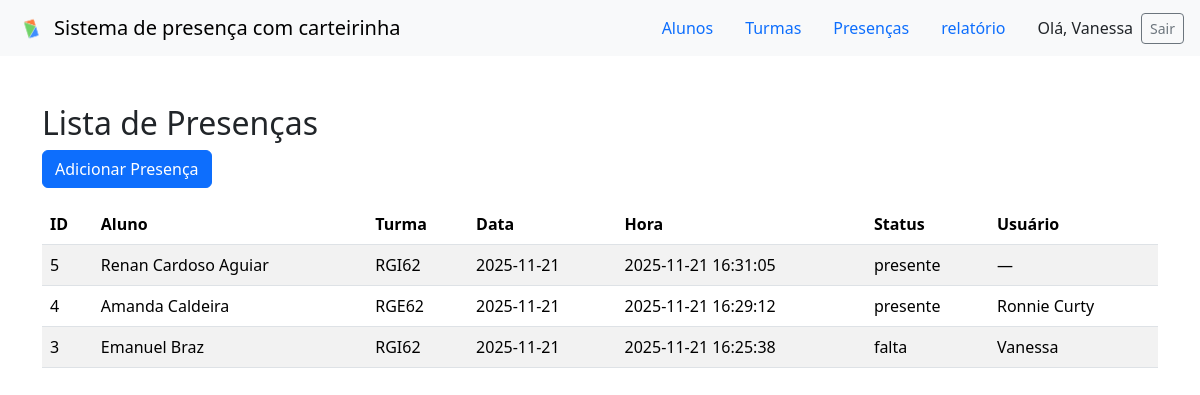
/projeto/cr-presenca_professor/index.php (signed in), run on the app's committed database.
### tables this page shows
CREATE TABLE `presenca` (
  `id_presenca` int unsigned NOT NULL AUTO_INCREMENT,
  `id_aluno` int unsigned NOT NULL,
  `id_turma` int unsigned NOT NULL,
  `data_presenca` date NOT NULL,
  `hora` datetime DEFAULT CURRENT_TIMESTAMP,
  `status` enum('presente','falta','atraso') DEFAULT 'presente',
  `observacao` varchar(255) DEFAULT NULL,
  `id_usuario` int unsigned DEFAULT NULL,
  PRIMARY KEY (`id_presenca`),
  UNIQUE KEY `uq_aluno_data_turma` (`id_aluno`,`data_presenca`,`id_turma`),
  KEY `id_turma` (`id_turma`),
  KEY `id_usuario` (`id_usuario`),
  CONSTRAINT `presenca_ibfk_1` FOREIGN KEY (`id_aluno`) REFERENCES `aluno` (`id_aluno`) ON DELETE CASCADE ON UPDATE CASCADE,
  CONSTRAINT `presenca_ibfk_2` FOREIGN KEY (`id_turma`) REFERENCES `turma` (`id_turma`) ON DELETE CASCADE ON UPDATE CASCADE,
  CONSTRAINT `presenca_ibfk_3` FOREIGN KEY (`id_usuario`) REFERENCES `usuario` (`id_usuario`) ON DELETE SET NULL ON UPDATE CASCADE
);

CREATE TABLE `aluno` (
  `id_aluno` int unsigned NOT NULL AUTO_INCREMENT,
  `nome` varchar(100) NOT NULL,
  `matricula` varchar(20) NOT NULL,
  `cpf` varchar(14) DEFAULT NULL,
  `data_nascimento` date DEFAULT NULL,
  `email` varchar(100) DEFAULT NULL,
  `telefone` varchar(20) DEFAULT NULL,
  `data_cadastro` timestamp NULL DEFAULT CURRENT_TIMESTAMP,
  `id_turma` int NOT NULL,
  PRIMARY KEY (`id_aluno`),
  UNIQUE KEY `matricula` (`matricula`)
);

CREATE TABLE `turma` (
  `id_turma` int unsigned NOT NULL AUTO_INCREMENT,
  `nome_turma` varchar(100) NOT NULL,
  `curso` varchar(100) DEFAULT NULL,
  `turno` enum('manhã','tarde') DEFAULT 'manhã',
  `id_professor` int unsigned DEFAULT NULL,
  `data_inicio` date DEFAULT NULL,
  `data_fim` date DEFAULT NULL,
  PRIMARY KEY (`id_turma`),
  KEY `id_professor` (`id_professor`),
  CONSTRAINT `turma_ibfk_1` FOREIGN KEY (`id_professor`) REFERENCES `professor` (`id_professor`) ON DELETE SET NULL ON UPDATE CASCADE
);

CREATE TABLE `usuario` (
  `id_usuario` int unsigned NOT NULL AUTO_INCREMENT,
  `nome` varchar(100) NOT NULL,
  `email` varchar(100) NOT NULL,
  `senha` varchar(255) NOT NULL,
  `tipo` enum('admin','professor') DEFAULT 'admin',
  `data_criacao` timestamp NULL DEFAULT CURRENT_TIMESTAMP,
  PRIMARY KEY (`id_usuario`),
  UNIQUE KEY `email` (`email`)
);

### projeto/cr-presenca_professor/index.php (the view, shortened to what this page needs)
<?php
try {
    require(__DIR__ . '/../connect/index.php');
    $sql = "SELECT p.id_presenca, a.nome AS aluno_nome, t.nome_turma AS turma_nome,
                   p.data_presenca, p.hora, p.status, u.nome AS usuario_nome
            FROM presenca p
            JOIN aluno a ON p.id_aluno = a.id_aluno
            JOIN turma t ON p.id_turma = t.id_turma
            LEFT JOIN usuario u ON p.id_usuario = u.id_usuario
            ORDER BY p.data_presenca DESC, p.hora DESC";
    $stmt = $conn->query($sql);
    $presencas = $stmt->fetchAll(PDO::FETCH_ASSOC);
} catch (PDOException $e) {
    die("Erro na consulta: " . $e->getMessage());
}
?>
<!DOCTYPE html>
<html lang="pt-br">
<head>
<link rel="stylesheet" href="https://cdn.jsdelivr.net/npm/bootstrap@5.3.8/dist/css/bootstrap.min.css">
</head>
<body>
<nav class="navbar navbar-light bg-light px-3">
  <a class="navbar-brand d-flex align-items-center" href="../home/index.html">
    <img src="../img/crud/logo-nav.png" width="30" height="30" class="d-inline-block align-top me-2" alt="logo-nav">
    Sistema de presença com carteirinha
  </a>
  <div class="d-flex align-items-center">
    <ul class="nav me-3">
      <li class="nav-item">
        <a class="nav-link" href="../r-aluno_professor/index.php">Alunos</a>
      </li>
      <li class="nav-item">
        <a class="nav-link" href="../r-turma_professor/index.php">Turmas</a>
      </li>
      <li class="nav-item">
        <a class="nav-link" href="index.php">Presenças</a>
      </li>
      <li class="nav-item">
        <a class="nav-link" href="../crud/relatorio_aluno.php">relatório</a>
      </li>
    </ul>
    <span class="me-2">Olá, <?= htmlspecialchars($_SESSION['nome_usuario'] ?? 'Ana') ?></span>
    <a class="btn btn-outline-secondary btn-sm" href="../crud-usuarios/logout.php">Sair</a>
  </div>
</nav>
<div class="container my-5">
    <h2>Lista de Presenças</h2>
    <a class="btn btn-primary mb-3" href="create.php">Adicionar Presença</a>
    <table class="table table-striped">
        <thead>
            <tr>
                <th>ID</th>
                <th>Aluno</th>
                <th>Turma</th>
                <th>Data</th>
                <th>Hora</th>
                <th>Status</th>
                <th>Usuário</th>
            </tr>
        </thead>
        <tbody>
        <?php if (empty($presencas)): ?>
            <tr><td colspan="8" class="text-center">Nenhuma presença registrada.</td></tr>
        <?php else: ?>
            <?php foreach ($presencas as $row): ?>
                <tr>
                    <td><?= ($row['id_presenca']) ?></td>
                    <td><?= ($row['aluno_nome']) ?></td>
                    <td><?= ($row['turma_nome']) ?></td>
                    <td><?= ($row['data_presenca']) ?></td>
                    <td><?= ($row['hora']) ?></td>
                    <td><?= ($row['status']) ?></td>
                    <td><?= ($row['usuario_nome'] ?? '—') ?></td>
                </tr>
            <?php endforeach; ?>
        <?php endif; ?>
        </tbody>
    </table>
</div>
</body>
</html>

### data on the page
presenca: id_presenca "5", id_aluno.nome "Renan Cardoso Aguiar", id_turma.nome_turma "RGI62", data_presenca "2025-11-21", hora "2025-11-21 16:31:05", status "presente", usuario_nome "—"
presenca: id_presenca "4", id_aluno.nome "Amanda Caldeira", id_turma.nome_turma "RGE62", data_presenca "2025-11-21", hora "2025-11-21 16:29:12", status "presente", id_usuario.nome "Ronnie Curty"
presenca: id_presenca "3", id_aluno.nome "Emanuel Braz", id_turma.nome_turma "RGI62", data_presenca "2025-11-21", hora "2025-11-21 16:25:38", status "falta", id_usuario.nome "Vanessa"

### other printed values
$_SESSION['nome_usuario'] "Vanessa"
